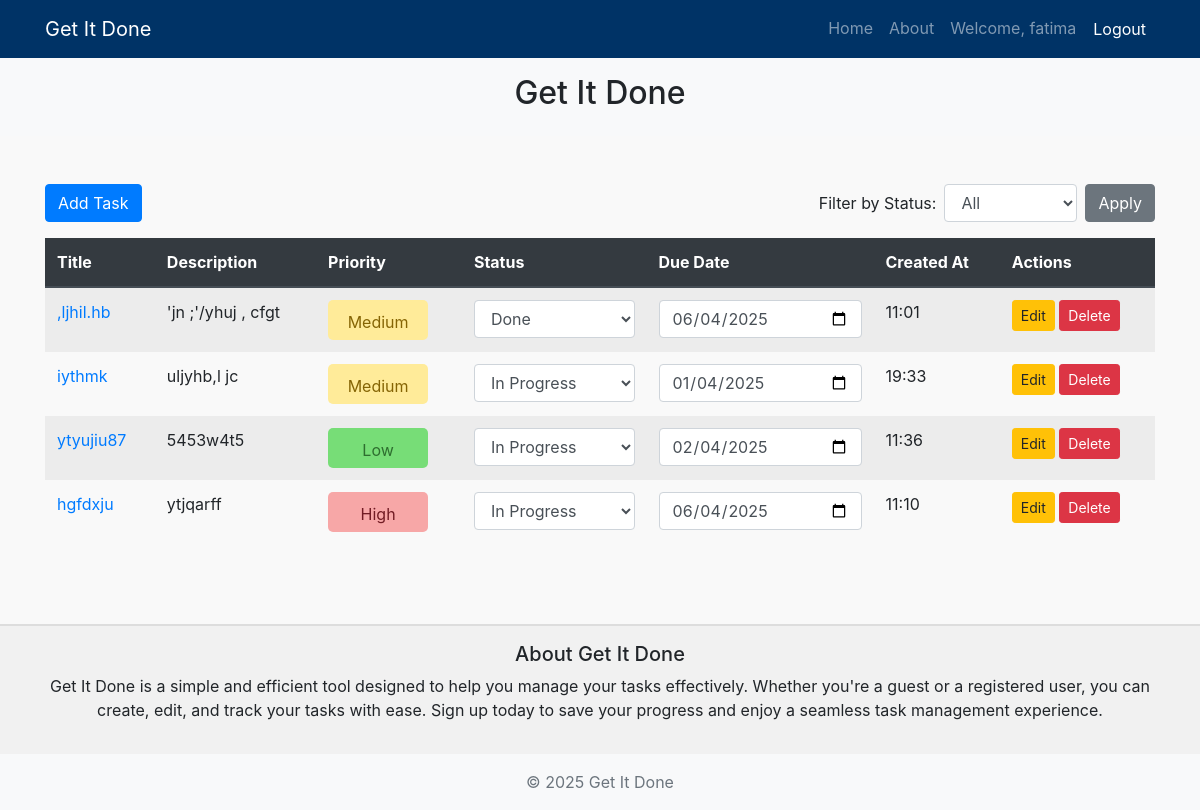
Page / (signed in) on the earlier database version.
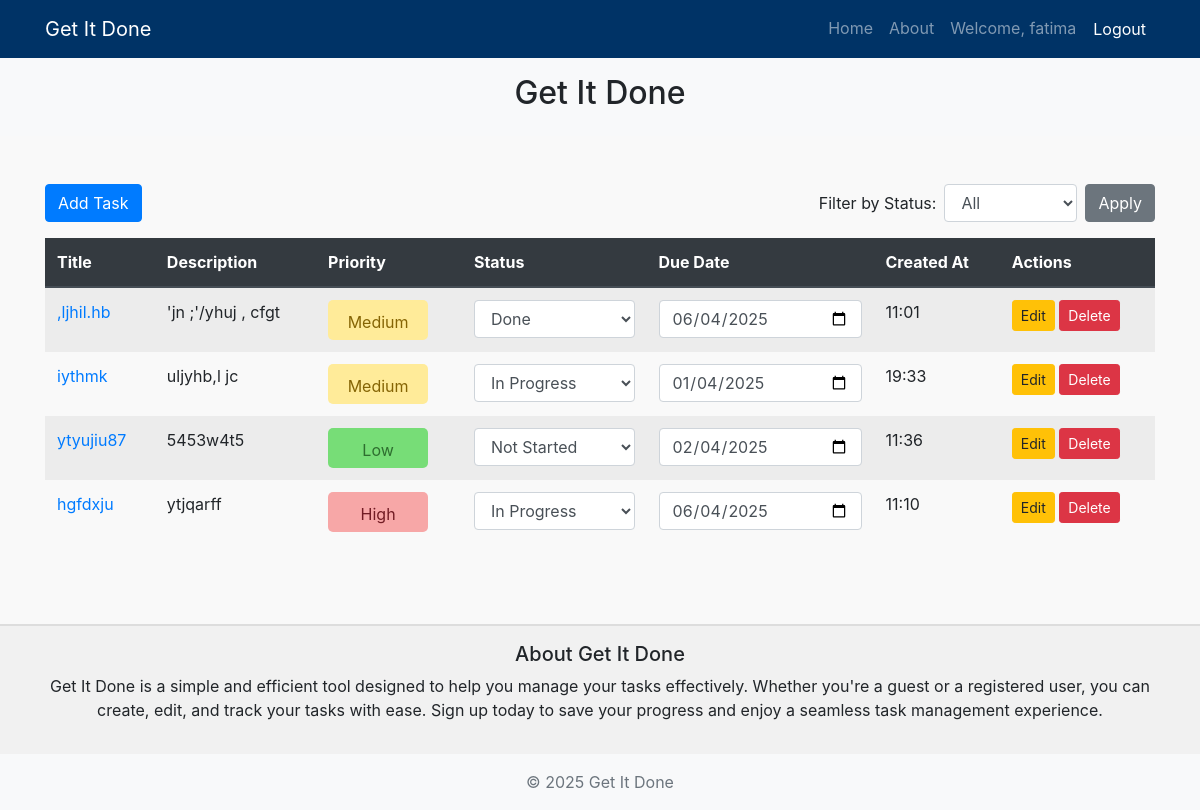
Same page on the later database version.
### tasks/models.py (models this page shows, shortened)
class Task(models.Model):
    PRIORITY_CHOICES = [
        ('low', 'Low'),
        ('medium', 'Medium'),
        ('high', 'High'),
    ]
    STATUS_CHOICES = [
        ('not_started', 'Not Started'),
        ('in_progress', 'In Progress'),
        ('done', 'Done'),
    ]
    title = models.CharField(max_length=255)
    description = models.TextField()
    user = models.ForeignKey(User, on_delete=models.CASCADE, null=True, blank=True)
    priority = models.CharField(max_length=50, choices=PRIORITY_CHOICES)
    status = models.CharField(max_length=50, choices=STATUS_CHOICES)
    due_date = models.DateField()
    created_at = models.DateTimeField(auto_now_add=True)

### tasks/views.py (the view, shortened to what this page needs)
# urls.py: path('', views.home_view, name='home'),  # Ensure this URL pattern is named 'home'
def home_view(request):
    if request.user.is_authenticated:
        priority = request.GET.get('priority')
        status_filter = request.GET.get('status_filter')
        tasks = Task.objects.filter(user=request.user)
        if priority:
            tasks = tasks.filter(priority=priority)
        if status_filter:
            tasks = tasks.filter(status=status_filter)
        tasks = tasks.order_by('-priority', 'status')  # Order by priority in descending order and status
        guest_tasks = []
    return render(request, 'tasks/home.html', {'tasks': tasks, 'guest_tasks': guest_tasks})

### tasks/templates/tasks/home.html (shortened to what this page needs)
{% extends 'tasks/base.html' %}
{% block content %}
<div class="d-flex justify-content-between align-items-center mb-3">
    <a href="{% url 'create_task' %}" class="btn btn-primary">Add Task</a>
    <form method="get" action=".">
        <div class="form-inline">
            <label for="status_filter" class="mr-2">Filter by Status:</label>
            <select name="status_filter" id="status_filter" class="form-control mr-2">
                <option value="">All</option>
            </select>
            <button type="submit" class="btn btn-secondary">Apply</button>
        </div>
    </form>
</div>
<div class="table-responsive">
    <table class="table table-striped table-hover">
        <thead class="thead-dark">
            <tr>
                <th>Title</th>
                <th>Description</th>
                <th>Priority</th>
                <th>Status</th>
                <th>Due Date</th>
                <th>Created At</th>
                <th>Actions</th>
            </tr>
        </thead>
        <tbody>
            {% for task in tasks %}
            <tr class="{% if task.priority == 'high' %}priority-high-row{% elif task.priority == 'medium' %}priority-medium-row{% else %}priority-low-row{% endif %}">
                <td><a href="{% url 'edit_task' task.id %}">{{ task.title }}</a></td>
                <td>{{ task.description }}</td>
                <td>
                    <button class="btn {% if task.priority == 'high' %}priority-high{% elif task.priority == 'medium' %}priority-medium{% else %}priority-low{% endif %}">
                        {{ task.priority|capfirst }}
                    </button>
                </td>
                <td>
                    <form method="post" action="{% url 'update_task' task.id %}" class="update-form">
                        <select name="status" class="form-control" onchange="submitForm(this)">
                            <option value="not_started" {% if task.status == 'not_started' %}selected{% endif %}>Not Started</option>
                            <option value="in_progress" {% if task.status == 'in_progress' %}selected{% endif %}>In Progress</option>
                            <option value="done" {% if task.status == 'done' %}selected{% endif %}>Done</option>
                        </select>
                    </form>
                </td>
                <td>
                    <input type="date" name="due_date" class="form-control" value="{{ task.due_date|date:'Y-m-d' }}">
                </td>
                <td>{{ task.created_at|time:"H:i" }}</td>
                <td>
                    <a href="{% url 'edit_task' task.id %}" class="btn btn-sm btn-warning">Edit</a>
                    <a href="{% url 'delete_task' task.id %}" class="btn btn-sm btn-danger">Delete</a>
                </td>
            </tr>
            {% endfor %}
        </tbody>
    </table>
</div>
{% endblock %}

Differences in the rows shown:
changed Task "ytyujiu87": status "In Progress" → "Not Started"
